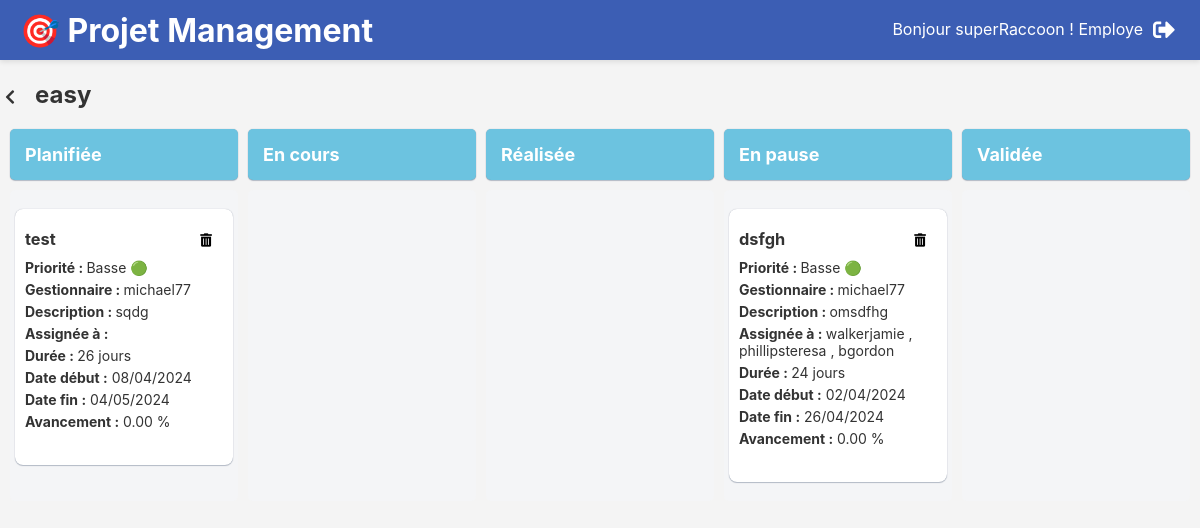
/projetmanagement/projet/3/ (signed in), run on the app's committed database.
### projetmanagement/models.py (models this page shows, shortened)
class Utilisateur(AbstractUser):
    estResponsable = models.BooleanField(default=False)
    estGestionnaire = models.BooleanField(default=False)

class Projets(models.Model):
    id_projet = models.IntegerField(primary_key=True)
    nom = models.CharField(max_length=50)
    avancement = models.DecimalField(max_digits=15, decimal_places=2)
    STATUT_CHOICES = (
        ('En pause', 'En pause'),
        ('Planifié', 'Planifié'),
        ('En cours', 'En cours'),
        ('Livré', 'Livré'),
    )
    statut = models.CharField(max_length=50, choices=STATUT_CHOICES)
    responsable = models.ForeignKey(Utilisateur, on_delete=models.SET_NULL, null=True)
    date_debut = models.DateField()
    date_fin = models.DateField()

class Taches(models.Model):
    id_tache = models.AutoField(primary_key=True)
    libelle = models.CharField(max_length=255)
    description = models.TextField()
    niveau_profondeur = models.SmallIntegerField(default=1)
    duree = models.IntegerField()
    avancement = models.DecimalField(max_digits=5, decimal_places=2, default=0)
    PRIORITE_CHOICES = (
        (1, 'Basse'),
        (2, 'Moyenne'),
        (3, 'Haute'),
    )
    priorite = models.IntegerField(choices=PRIORITE_CHOICES, default=2)
    STATUT_CHOICES = (
        ('Planifiée', 'Planifiée'),
        ('En cours', 'En cours'),
        ('Réalisée', 'Réalisée'),
        ('En pause', 'En pause'),
        ('Validée', 'Validée'),
    )
    statut = models.CharField(max_length=50, choices=STATUT_CHOICES, default='Planifiée')
    gestionnaire = models.ForeignKey(Utilisateur, on_delete=models.SET_NULL, null=True,
                                     validators=[validate_gestionnaire])
    employes = models.ManyToManyField(Utilisateur, related_name='taches_assignees', blank=True)
    tache_parent = models.ForeignKey('self', null=True, blank=True, related_name='sous_taches',
                                     on_delete=models.CASCADE)
    date_debut = models.DateField()
    date_fin = models.DateField()
    projet = models.ForeignKey(Projets, on_delete=models.CASCADE)

### projetmanagement/views.py (the view)
# urls.py: path('projet/<int:projet_id>/', views.detail_projet, name='detail_projet'),
@login_required
def detail_projet(request, projet_id):
    projet = get_object_or_404(Projets, pk=projet_id)
    taches_par_statut = {
        'Planifiée': Taches.objects.filter(projet_id=projet.id_projet, statut='Planifiée'),
        'En cours': Taches.objects.filter(projet_id=projet.id_projet, statut='En cours'),
        'Réalisée': Taches.objects.filter(projet_id=projet.id_projet, statut='Réalisée'),
        'En pause': Taches.objects.filter(projet_id=projet.id_projet, statut='En pause'),
        'Validée': Taches.objects.filter(projet_id=projet.id_projet, statut='Validée'),
    }
    return render(request, 'detail_projet.html', {'projet': projet, 'taches_par_statut': taches_par_statut})

### projetmanagement/templates/detail_projet.html (shortened to what this page needs)
{% load static %}
<!DOCTYPE html>
<html lang="en">
<head>
    <link rel="stylesheet" type="text/css" href="{% static 'style_detail_projet.css' %}">
    <link rel="stylesheet" type="text/css" href="{% static 'style.css' %}">
    <link rel="stylesheet" href="https://cdnjs.cloudflare.com/ajax/libs/font-awesome/5.15.4/css/all.min.css">
</head>
<body>
{% include 'header.html' %}
<div class="in-line">
    <div class="in-line retour">
        <a href="{% url 'liste_projets' %}">
            <i class="fas fa-chevron-left back-icon" title="Retour"></i>
        </a>
        <h2>
            {{ projet.nom }}
        </h2>
    </div>
</div>
<table>
    <thead>
    <tr>
        <th>Planifiée</th>
        <th>En cours</th>
        <th>Réalisée</th>
        <th>En pause</th>
        <th>Validée</th>
    </tr>
    </thead>
    <tbody>
    <tr>
        {% for statut, taches in taches_par_statut.items %}
            <td class="statut {{ statut }}">
                <ul>
                    {% for tache in taches %}
                        <li class="tache">
                            <div class="in-line">
                                <h3>{{ tache.libelle }}</h3>
                                <form method="post" action="{% url 'supprimer_tache' tache_id=tache.id_tache %}">
                                    <button type="submit"><i class="fas fa-trash-alt trash-icon"></i></button>
                                </form>
                            </div>
                            <p><strong>Priorité : </strong>{% if tache.priorite == 1 %}Basse
                                🟢{% elif tache.priorite == 2 %}Moyenne 🟡{% else %}Élevée 🔴{% endif %}</p>
                            <p><strong>Gestionnaire : </strong>{{ tache.gestionnaire }}</p>
                            <p><strong>Description : </strong> {{ tache.description }}</p>
                            <p><strong>Assignée à : </strong>
                                {% for utilisateur in tache.employes.all %}
                                    {{ utilisateur.username }}
                                    {% if not forloop.last %}, {% endif %}
                                {% endfor %}
                            </p>
                            <p><strong>Durée : </strong>{{ tache.duree }} jours</p>
                            <p><strong>Date début :</strong> {{ tache.date_debut|date:"d/m/Y" }}</p>
                            <p><strong>Date fin :</strong> {{ tache.date_fin|date:"d/m/Y" }}</p>
                            <p><strong>Avancement :</strong> {{ tache.avancement }} %</p>
                        </li>
                    {% endfor %}
                </ul>
            </td>
        {% endfor %}
    </tr>
    </tbody>
</table>
</body>
</html>

### projetmanagement/templates/header.html (shortened to what this page needs)
<header>
    {% block content %}
        <h1>🎯 Projet Management</h1>
        <div class="user_bloc">
            Bonjour {{ user.username }} !
            {% if user.estResponsable == True %}
                Responsable
            {% elif user.estGestionnaire == True %}
                Gestionnaire
            {% else %}
                Employe
            {% endif %}
            <form action="{% url 'logout' %}" method="post">
                <button type="submit" class="logout-button">
                    <i class="fas fa-sign-out-alt logout-icon" title="Déconnexion"></i>
                </button>
            </form>
        </div>
    {% endblock %}
</header>

### projetmanagement/static/style_detail_projet.css (style rules this page uses)
table { width: 100%; border-collapse: separate; border-spacing: 10px; border: none; }
h3 { margin-bottom: 10px; }
th, td { width: 20%; border: none; text-align: left; vertical-align: top; }
th { padding: 15px; }
td { padding: 5px; }
th { background-color: #6CC3E0; color: #fff; font-size: 18px; border-radius: 5px; box-shadow: 0px 1px 1px #091e4240, 0px 0px 1px #091e424f; }
.statut { background-color: #f4f5f7; border-radius: 5px; font-size: 14px; }
ul { padding: 0px; flex-grow: 1; }
.tache { list-style: none; margin-bottom: 10px; padding: 20px 10px 30px 10px; border-radius: 8px; position: relative; background-color: white; border-color: #999; flex-grow: 1; box-shadow: 0px 1px 1px #091e4240, 0px 0px 1px #091e424f; }

### projetmanagement/static/style.css (style rules this page uses)
body { font-family: -apple-system, BlinkMacSystemFont, Segoe UI, Roboto, Noto Sans, Ubuntu, Droid Sans, Helvetica Neue, sans-serif; margin: 0; padding: 0; box-sizing: border-box; background-color: #f4f4f4; color: #333; }
h1 { color: white; }
header { background-color: #3c5eb4; color: #fff; padding: 20px; display: flex; justify-content: space-between; align-items: center; box-shadow: 0 2px 5px rgba(0, 0, 0, 0.1); height: 20px; }
.logout-button { background: none; border: none; padding: 0; }
.logout-icon { color: #fff; font-size: 22px; cursor: pointer; transition: transform 0.3s ease; }
h2 { margin-left: 15px; margin-bottom: 10px; }
h3 { margin-top: 0px; margin-bottom: 10px; }
.back-icon { margin-left: 30px; font-size: medium; transition: transform 0.3s ease; margin: 5px; }
.in-line { justify-content: space-between; display: flex; align-items: baseline; }
button { background: none; border: none; color: inherit; }
a { color: inherit; text-decoration: none; }
.trash-icon { color: black; }
p { margin: 0px 0px 5px 0; }
i { margin-right: 5px; }
.user_bloc { display: flex; }
.user_bloc form { margin-left: 10px; }

### data on the page
Utilisateur: username "superRaccoon"
Projets: nom "easy"
Taches: libelle "test", priorite "Basse 🟢", gestionnaire "michael77", description "sqdg", duree "26", date_debut "08/04/2024", date_fin "04/05/2024", avancement "0.00"
Taches: libelle "dsfgh", priorite "Basse 🟢", gestionnaire "michael77", description "omsdfhg", duree "24", date_debut "02/04/2024", date_fin "26/04/2024", avancement "0.00"
Utilisateur: username "walkerjamie"
Utilisateur: username "phillipsteresa"
Utilisateur: username "bgordon"
